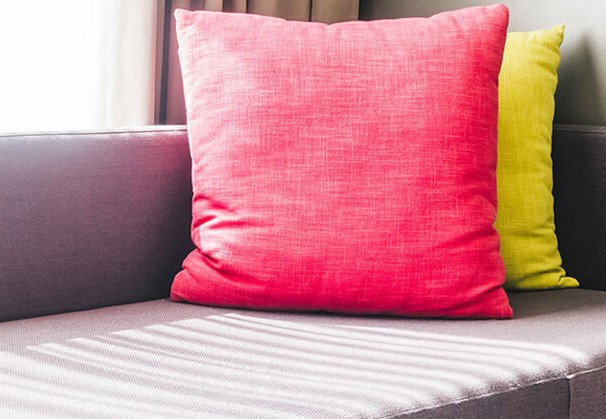
#> input picture Para/GPGPU - Numba/Lab_1.5/pillow-large.jpg, 606 x 419 px
$ python '2_Image_to_array_(Host_code).py'
#> lines starting #> are read from the running program, lines starting #| are printed output that depends on the picture
"""
Image to array (Host code)
An RGB image can be represented as a 3D array in memory. The first 2 dimensions correspond to the width and height of the image and the third is a array of 3 integers representing the RGB values. Numpy has methods for converting images to arrays.

1. Use the array(...) method from numpy to transform your image to an array
2. Print the dimensions (shape) of this array. Compare it to the dimensions of the original image. What do you observe?

Numpy swaps the height and width of an image. This can be problematic when implementing an algorithm, as you have to swap the first 2 coordinates. To avoid this, you can use transpose(1,0,2) and ascontiguousarray() to swap the first 2 dimensions. Ascontiguousarray() is necessary for proper memory transfer to the device. If you don't use it, after transpose() data are poorly organized in memory and the transfer may fail.

1. Combine these methods to swap the first 2 dimensions of your array.
2. Check that you now have the same order than in the original image
3. What is the drawback of this method?
"""

import numpy as np
from PIL import Image

image = Image.open("pillow-large.jpg")
#> image is the input picture: PIL image 606x419 RGB; mean R, G, B 199.6, 139.7, 146.3

array = np.array(image)
print(image.size)
#| (606, 419)
print(array.shape)
#| (419, 606, 3)

array = np.ascontiguousarray(array.transpose(1, 0, 2))
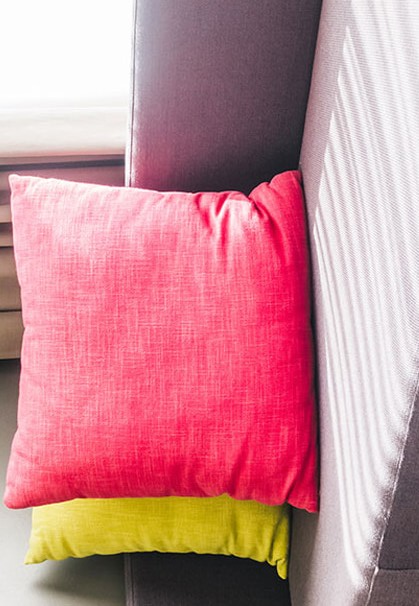
#> array: shape (606, 419, 3); mean R, G, B 199.6, 139.7, 146.3

print()
print(image.size)
#| (606, 419)
print(array.shape)
#| (606, 419, 3)
